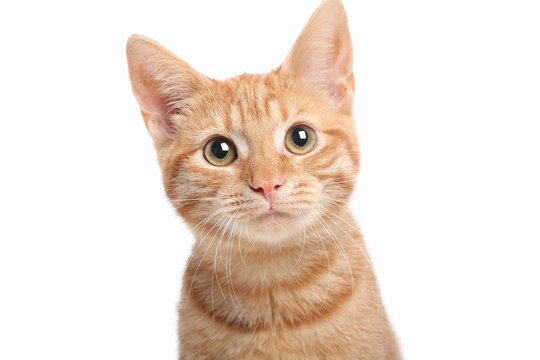
#> input picture photos/cat.jpg, 540 x 360 px
$ python transformation.py
#> lines starting #> are read from the running program, lines starting #| are printed output that depends on the picture
import cv2 as cv
import numpy as np


img = cv.imread("photos/cat.jpg")
#> img is the input picture: shape (360, 540, 3); mean B, G, R 215.5, 224, 237.3
cv.imshow("cat", img)

# Transaltion
def translate(img, x, y):
#> called with x = 300, y = 100
    transMat = np.float32([[1,0,x],[0,1,y]])
    dimensions = (img.shape[1], img.shape[0])
#> dimensions = (540, 360)
    return cv.warpAffine(img, transMat, dimensions)
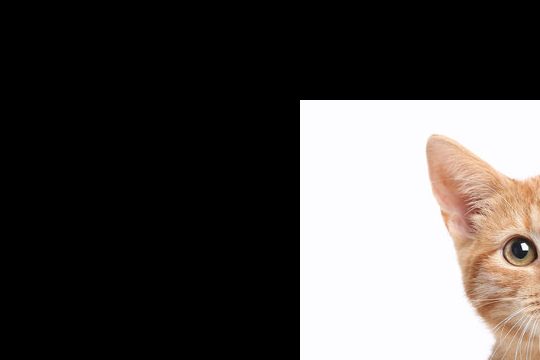
#> returned value: shape (360, 540, 3); mean of channels 0, 1, 2 71.5, 73.4, 76.8; drawn as B, G, R


"""
-x --> left
-y --> up
 x --> right
 y --> down

"""
tr = translate(img, 300, 100)
cv.imshow("trasnlated", tr)


# Rotation
def rotate(img, angle, rotPoint=None):
#> called with angle = 45
    (height, width) = img.shape[:2]
#> height = 360; width = 540

    if rotPoint is None:
        rotPoint = (width//2, height//2)
#> rotPoint = (270, 180)

    rotMat = cv.getRotationMatrix2D(rotPoint, angle, 1.0)
    dimensions = (width, height)
#> dimensions = (540, 360)

    return cv.warpAffine(img, rotMat, dimensions)
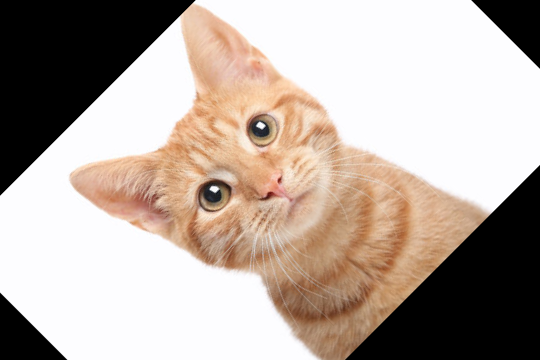
#> returned value: shape (360, 540, 3); mean of channels 0, 1, 2 159.4, 168.3, 181.6; drawn as B, G, R


rotated = rotate(img, 45)
cv.imshow("rotated img", rotated)


# resize

resized = cv.resize(img, (200,200), interpolation=cv.INTER_CUBIC)
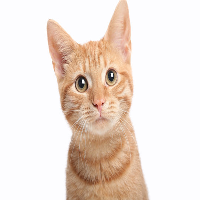
#> resized: shape (200, 200, 3); mean B, G, R 215.5, 224, 237.3
cv.imshow("resized", resized)

# flipping
flipped = cv.flip(img, 0)  # for vertical flip =0, for horizontal flip = 1
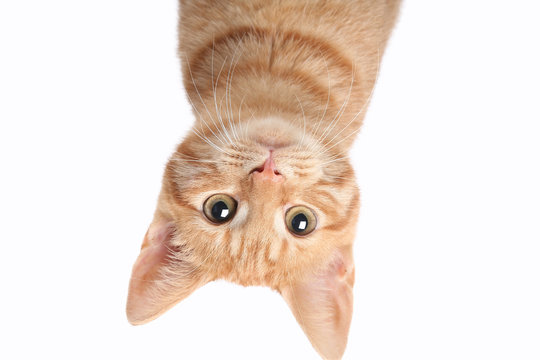
#> flipped: shape (360, 540, 3); mean B, G, R 215.5, 224, 237.3
cv.imshow("flipped", flipped)

# cropping
cropped = img[200:400, 200:400]
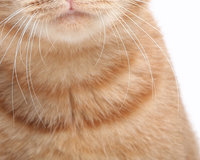
#> cropped: shape (160, 200, 3); mean B, G, R 138.7, 166.3, 201.5
cv.imshow("cropped", cropped)


cv.waitKey(0)
